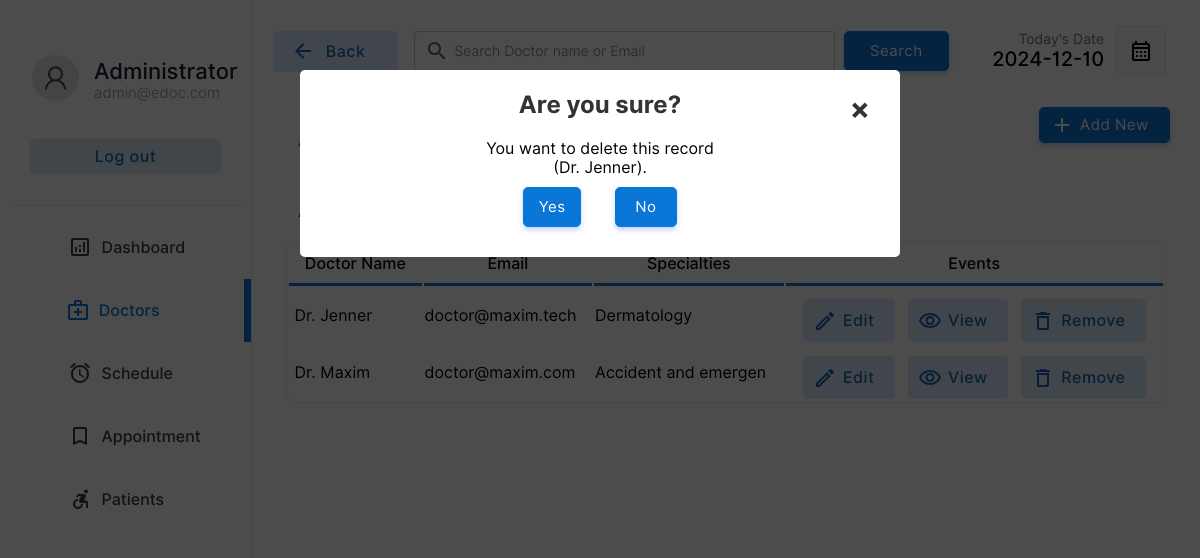
The app's page /doctor/doctors.php?action=drop&id=2&name=Dr. Jenner (signed in) with its own data.
### tables this page shows
CREATE TABLE `doctor` (
  `docid` int(11) NOT NULL,
  `docemail` varchar(255) DEFAULT NULL,
  `docname` varchar(255) DEFAULT NULL,
  `docpassword` varchar(255) DEFAULT NULL,
  `docnic` varchar(15) DEFAULT NULL,
  `doctel` varchar(15) DEFAULT NULL,
  `specialties` int(2) DEFAULT NULL,
  `gender` varchar(10) DEFAULT NULL,
  `dob` date DEFAULT NULL,
  `experience_years` int(11) DEFAULT NULL,
  `licence_number` varchar(100) DEFAULT NULL,
  `languages_spoken` varchar(255) DEFAULT NULL,
  `profile` varchar(255) DEFAULT NULL
);

CREATE TABLE `specialties` (
  `id` int(2) NOT NULL,
  `sname` varchar(50) DEFAULT NULL
);

### doctor/doctors.php (the view, shortened to what this page needs)
<!DOCTYPE html>
<html lang="en">
<head>
    <link rel="stylesheet" href="../css/animations.css">
    <link rel="stylesheet" href="../css/main.css">
    <link rel="stylesheet" href="../css/admin.css">
</head>
<body>
    <?php
    include("../connection.php");
    ?>
    <div class="container">
        <div class="menu">
            <table class="menu-container" border="0">
                <tr>
                    <td style="padding:10px" colspan="2">
                        <table border="0" class="profile-container">
                            <tr>
                                <td width="30%" style="padding-left:20px">
                                    <img src="../img/user.png" alt="" width="100%" style="border-radius:50%">
                                </td>
                                <td style="padding:0px;margin:0px;">
                                    <p class="profile-title">Administrator</p>
                                    <p class="profile-subtitle">admin@edoc.com</p>
                                </td>
                            </tr>
                            <tr>
                                <td colspan="2">
                                    <a href="../logout.php"><input type="button" value="Log out"
                                            class="logout-btn btn-primary-soft btn"></a>
                                </td>
                            </tr>
                        </table>
                    </td>
                </tr>
                <tr class="menu-row">
                    <td class="menu-btn menu-icon-dashbord">
                        <a href="index.php" class="non-style-link-menu">
                            <div>
                                <p class="menu-text">Dashboard</p>
                        </a>
        </div></a>
        <tr class="menu-row">
            <td class="menu-btn menu-icon-doctor menu-active menu-icon-doctor-active">
                <a href="doctors.php" class="non-style-link-menu non-style-link-menu-active">
                    <div>
                        <p class="menu-text">Doctors</p>
                </a>
    </div>
    <tr class="menu-row">
        <td class="menu-btn menu-icon-schedule">
            <a href="schedule.php" class="non-style-link-menu">
                <div>
                    <p class="menu-text">Schedule</p>
                </div>
            </a>
        </td>
    </tr>
    <tr class="menu-row">
        <td class="menu-btn menu-icon-appoinment">
            <a href="appointment.php" class="non-style-link-menu">
                <div>
                    <p class="menu-text">Appointment</p>
            </a></div>
        </td>
    </tr>
    <tr class="menu-row">
        <td class="menu-btn menu-icon-patient">
            <a href="patient.php" class="non-style-link-menu">
                <div>
                    <p class="menu-text">Patients</p>
            </a></div>
        </td>
    </tr>
    <div class="dash-body">
        <table border="0" width="100%" style=" border-spacing: 0;margin:0;padding:0;margin-top:25px; ">
            <tr>
                <td width="13%">
                    <a href="doctors.php"><button class="login-btn btn-primary-soft btn btn-icon-back"
                            style="padding-top:11px;padding-bottom:11px;margin-left:20px;width:125px">
                            <font class="tn-in-text">Back</font>
                        </button></a>
                </td>
                <td>
                    <form action="" method="post" class="header-search">
                        <input type="search" name="search" class="input-text header-searchbar"
                            placeholder="Search Doctor name or Email" list="doctors">&nbsp;&nbsp;
                        <?php
                        $list11 = $database->query("select  docname,docemail from  doctor;");
                        ?>
                        <input type="Submit" value="Search" class="login-btn btn-primary btn"
                            style="padding-left: 25px;padding-right: 25px;padding-top: 10px;padding-bottom: 10px;">
                    </form>
                </td>
                <td width="15%">
                    <p style="font-size: 14px;color: rgb(119, 119, 119);padding: 0;margin: 0;text-align: right;">
                        Today's Date
                    </p>
                    <p class="heading-sub12" style="padding: 0;margin: 0;">
                        <?php
                        $date = date('Y-m-d');
                        echo $date;
                        ?>
                    </p>
                </td>
                <td width="10%">
                    <button class="btn-label" style="display: flex;justify-content: center;align-items: center;"><img
                            src="../img/calendar.svg" width="100%"></button>
                </td>
            </tr>
            <tr>
                <td colspan="2" style="padding-top:30px;">
                    <p class="heading-main12" style="margin-left: 45px;font-size:20px;color:rgb(49, 49, 49)">Add New
                        Doctor</p>
                </td>
                <td colspan="2">
                    <a href="?action=add&id=none&error=0" class="non-style-link"><button
                            class="login-btn btn-primary btn button-icon"
                            style="display: flex;justify-content: center;align-items: center;margin-left:75px;background-image: url('../img/icons/add.svg');">Add
                            New</font></button>
                    </a>
                </td>
            </tr>
            <tr>
                <td colspan="4" style="padding-top:10px;">
                    <p class="heading-main12" style="margin-left: 45px;font-size:18px;color:rgb(49, 49, 49)">All Doctors
                        (<?php echo $list11->num_rows; ?>)</p>
                </td>
            </tr>
            <?php
            if ($_POST) {
                $keyword = $_POST["search"];
                $sqlmain = "select * from doctor where docemail='$keyword' or docname='$keyword' or docname like '$keyword%' or docname like '%$keyword' or docname like '%$keyword%'";
            } else {
                $sqlmain = "select * from doctor order by docid desc";
            }
            ?>
            <tr>
                <td colspan="4">
                    <center>
                        <div class="abc scroll">
                            <table width="93%" class="sub-table scrolldown" border="0">
                                <thead>
                                    <tr>
                                        <th class="table-headin">
                                            Doctor Name
                                        </th>
                                        <th class="table-headin">
                                            Email
                                        </th>
                                        <th class="table-headin">
                                            Specialties
                                        </th>
                                        <th class="table-headin">
                                            Events
                                    </tr>
                                </thead>
                                <tbody>
                                    <?php
                                    $result = $database->query($sqlmain);
                                    if ($result->num_rows == 0) {
                                        echo '<tr>
                                    <td colspan="4">
                                    <br><br><br><br>
                                    <center>
                                    <img src="../img/notfound.svg" width="25%">
                                    <br>
                                    <p class="heading-main12" style="margin-left: 45px;font-size:20px;color:rgb(49, 49, 49)">We  couldnt find anything related to your keywords !</p>
                                    <a class="non-style-link" href="doctors.php"><button  class="login-btn btn-primary-soft btn"  style="display: flex;justify-content: center;align-items: center;margin-left:20px;">&nbsp; Show all Doctors &nbsp;</font></button>
                                    </a>
                                    </center>
                                    <br><br><br><br>
                                    </td>
                                    </tr>';
                                    } else {
                                        for ($x = 0; $x < $result->num_rows; $x++) {
                                            $row = $result->fetch_assoc();
                                            $docid = $row["docid"];
                                            $name = $row["docname"];
                                            $email = $row["docemail"];
                                            $spe = $row["specialties"];
                                            $spcil_res = $database->query("select sname from specialties where id='$spe'");
                                            $spcil_array = $spcil_res->fetch_assoc();
                                            $spcil_name = $spcil_array["sname"];
                                            echo '<tr>
                                        <td> &nbsp;' .
                                                substr($name, 0, 30)
                                                . '</td>
                                        <td>
                                        ' . substr($email, 0, 20) . '
                                        </td>
                                        <td>
                                            ' . substr($spcil_name, 0, 20) . '
                                        </td>
                                        <td>
                                        <div style="display:flex;justify-content: center;">
                                        <a href="?action=edit&id=' . $docid . '&error=0" class="non-style-link"><button  class="btn-primary-soft btn button-icon btn-edit"  style="padding-left: 40px;padding-top: 12px;padding-bottom: 12px;margin-top: 10px;"><font class="tn-in-text">Edit</font></button></a>
                                        &nbsp;&nbsp;&nbsp;
                                        <a href="?action=view&id=' . $docid . '" class="non-style-link"><button  class="btn-primary-soft btn button-icon btn-view"  style="padding-left: 40px;padding-top: 12px;padding-bottom: 12px;margin-top: 10px;"><font class="tn-in-text">View</font></button></a>
                                       &nbsp;&nbsp;&nbsp;
                                       <a href="?action=drop&id=' . $docid . '&name=' . $name . '" class="non-style-link"><button  class="btn-primary-soft btn button-icon btn-delete"  style="padding-left: 40px;padding-top: 12px;padding-bottom: 12px;margin-top: 10px;"><font class="tn-in-text">Remove</font></button></a>
                                        </div>
                                        </td>
                                    </tr>';
                                        }
                                    }
                                    ?>
                                </tbody>
                            </table>
                        </div>
                    </center>
                </td>
            </tr>
        </table>
    </div>
    <?php
    if ($_GET) {
        $id = $_GET["id"];
        $action = $_GET["action"];
        if ($action == 'drop') {
            $nameget = $_GET["name"];
            echo '
            <div id="popup1" class="overlay">
                    <div class="popup">
                    <center>
                        <h2>Are you sure?</h2>
                        <a class="close" href="doctors.php">&times;</a>
                        <div class="content">
                            You want to delete this record<br>(' . substr($nameget, 0, 40) . ').
                        </div>
                        <div style="display: flex;justify-content: center;">
                        <a href="delete-doctor.php?id=' . $id . '" class="non-style-link"><button  class="btn-primary btn"  style="display: flex;justify-content: center;align-items: center;margin:10px;padding:10px;"<font class="tn-in-text">&nbsp;Yes&nbsp;</font></button></a>&nbsp;&nbsp;&nbsp;
                        <a href="doctors.php" class="non-style-link"><button  class="btn-primary btn"  style="display: flex;justify-content: center;align-items: center;margin:10px;padding:10px;"><font class="tn-in-text">&nbsp;&nbsp;No&nbsp;&nbsp;</font></button></a>
                        </div>
                    </center>
            </div>
            </div>
            ';
        }
    }
    ?>
</body>
</html>

### records on screen
doctor: docname "Dr. Jenner", docemail "doctor@maxim.tech", specialties.sname "Dermatology"
doctor: docname "Dr. Maxim", docemail "doctor@maxim.com", specialties.sname "Accident and emergen"

### other values on screen
substr($nameget, 0, 40) "Dr. Jenner"
